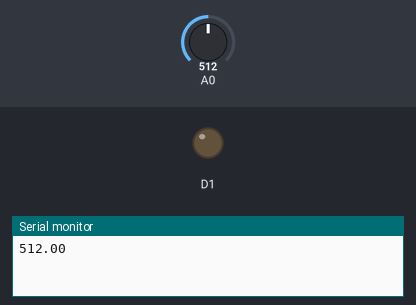
Simulated run of this sketch. Board: ESP8266 (NodeMCU). On the bench: output pins drawn as LEDs (lit = HIGH), the last lines printed to the serial monitor. Inputs (shaded band) come from the test bench; at power-on: A0 = 512. WiFi joins after 1.5 s; servers stay silent unless stated.

Above: at 0.1 s.
At 10.1 s:
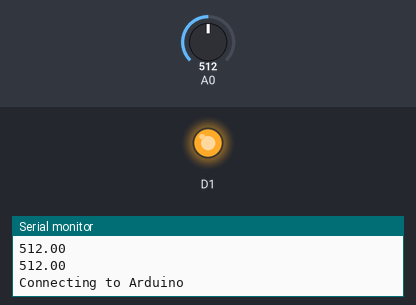
Timing chart, 0 to 23.4 s (numbered marks = the images above):
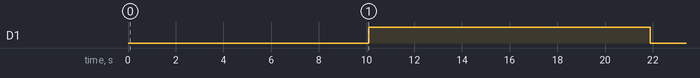

The sketch:

gmail.sender.ino
```cpp
#include <ESP8266WiFi.h>
#include "Gsender.h"
#include "timer.h"

#pragma region Globals
const char* ssid = "Arduino";                           // WIFI network name
const char* password = "@rdu1n0s";                       // WIFI network password
uint8_t connection_state = 0;                    // Connected to WIFI or not
uint16_t reconnect_interval = 10000;             // If not connected wait time to try again
#pragma endregion Globals

uint8_t WiFiConnect(const char* nSSID = nullptr, const char* nPassword = nullptr)
{
  static uint16_t attempt = 0;
  Serial.print("Connecting to ");
  if (nSSID) {
    WiFi.begin(nSSID, nPassword);
    Serial.println(nSSID);
  } else {
    WiFi.begin(ssid, password);
    Serial.println(ssid);
  }

  uint8_t i = 0;
  while (WiFi.status() != WL_CONNECTED && i++ < 50)
  {
    delay(200);
    Serial.print(".");
  }
  ++attempt;
  Serial.println("");
  if (i == 51) {
    Serial.print("Connection: TIMEOUT on attempt: ");
    Serial.println(attempt);
    if (attempt % 2 == 0)
      Serial.println("Check if access point available or SSID and Password\r\n");
    return false;
  }
  Serial.println("Connection: ESTABLISHED");
  Serial.print("Got IP address: ");
  Serial.println(WiFi.localIP());
  return true;
}

void Awaits()
{
  uint32_t ts = millis();
  while (!connection_state)
  {
    delay(50);
    if (millis() > (ts + reconnect_interval) && !connection_state) {
      connection_state = WiFiConnect();
      ts = millis();
    }
  }
}

void sender() {
  connection_state = WiFiConnect();
  if (!connection_state) // if not connected to WIFI
    Awaits();          // constantly trying to connect

  Gsender *gsender = Gsender::Instance();    // Getting pointer to class instance
  if (gsender->Subject(subject)->Send("marceloloch.newaa@gmail.com", assunto)) {
    Serial.println("Message send.");
  } else {
    Serial.print("Error sending message: ");
    Serial.println(gsender->getError());
  }

}
void setup()
{
  Serial.begin(115200);
  config_setup ();
}

void loop() {
  //verificacao no loop
  valor_AD = analogRead(A0);
  soma = soma + valor_AD;
  i++;

  if ( i == 100) {
    media = soma / i;
    Serial.println(media);
    i = 0;
    soma = 0;
  }else if (media > 50 && (state == 0 || state == 1)) {
     reset_timer1();
     state = 3;
  } else if (_timeout2 && (state == 0 || state == 2)) {
    state = 1;
    digitalWrite(D1, HIGH);
    assunto = "A rádio está fora do ár ou muda.";
    subject = "Radio - OFF";
    sender();
    _timeout1 = false;
  }else if (media > 50 && _timeout1 && (state == 0 || state == 3)) {
    state = 2;
    digitalWrite(D1, HIGH);
    subject = "Radio - ON";
    assunto = "A rádio está ativa";
    sender();
    _timeout2 = false;
  }

  if (i == 1 && media > 45) {
    reset_timer2();
    digitalWrite(D1, LOW);
    yield();
  }
}
```

Gsender.cpp
```cpp
#include "Gsender.h"
Gsender* Gsender::_instance = 0;
Gsender::Gsender(){}
Gsender* Gsender::Instance()
{
    if (_instance == 0)
        _instance = new Gsender;
    return _instance;
}

Gsender* Gsender::Subject(const char* subject)
{
  delete [] _subject;
  _subject = new char[strlen(subject)+1];
  strcpy(_subject, subject);
  return _instance;
}
Gsender* Gsender::Subject(const String &subject)
{
  return Subject(subject.c_str());
}

bool Gsender::AwaitSMTPResponse(WiFiClientSecure &client, const String &resp, uint16_t timeOut)
{
  uint32_t ts = millis();
  while (!client.available())
  {
    if(millis() > (ts + timeOut)) {
      _error = "SMTP Response TIMEOUT!";
      return false;
    }
  }
  _serverResponce = client.readStringUntil('\n');
#if defined(GS_SERIAL_LOG_1) || defined(GS_SERIAL_LOG_2)
  Serial.println(_serverResponce);
#endif
  if (resp && _serverResponce.indexOf(resp) == -1) return false;
  return true;
}

String Gsender::getLastResponce()
{
  return _serverResponce;
}

const char* Gsender::getError()
{
  return _error;
}

bool Gsender::Send(const String &to, const String &message)
{
  WiFiClientSecure client;
#if defined(GS_SERIAL_LOG_2)
  Serial.print("Connecting to :");
  Serial.println(SMTP_SERVER);
#endif
  if(!client.connect(SMTP_SERVER, SMTP_PORT)) {
    _error = "Could not connect to mail server";
    return false;
  }
  if(!AwaitSMTPResponse(client, "220")) {
    _error = "Connection Error";
    return false;
  }

#if defined(GS_SERIAL_LOG_2)
  Serial.println("HELO friend:");
#endif
  client.println("HELO friend");
  if(!AwaitSMTPResponse(client, "250")){
    _error = "identification error";
    return false;
  }

#if defined(GS_SERIAL_LOG_2)
  Serial.println("AUTH LOGIN:");
#endif
  client.println("AUTH LOGIN");
  AwaitSMTPResponse(client);

#if defined(GS_SERIAL_LOG_2)
  Serial.println("EMAILBASE64_LOGIN:");
#endif
  client.println(EMAILBASE64_LOGIN);
  AwaitSMTPResponse(client);

#if defined(GS_SERIAL_LOG_2)
  Serial.println("EMAILBASE64_PASSWORD:");
#endif
  client.println(EMAILBASE64_PASSWORD);
  if (!AwaitSMTPResponse(client, "235")) {
    _error = "SMTP AUTH error";
    return false;
  }

  String mailFrom = "MAIL FROM: <" + String(FROM) + '>';
#if defined(GS_SERIAL_LOG_2)
  Serial.println(mailFrom);
#endif
  client.println(mailFrom);
  AwaitSMTPResponse(client);

  String rcpt = "RCPT TO: <" + to + '>';
#if defined(GS_SERIAL_LOG_2)
  Serial.println(rcpt);
#endif
  client.println(rcpt);
  AwaitSMTPResponse(client);

#if defined(GS_SERIAL_LOG_2)
  Serial.println("DATA:");
#endif
  client.println("DATA");
  if(!AwaitSMTPResponse(client, "354")) {
    _error = "SMTP DATA error";
    return false;
  }

  client.println("From: <" + String(FROM) + '>');
  client.println("To: <" + to + '>');

  client.print("Subject: ");
  client.println(_subject);

  client.println("Mime-Version: 1.0");
  client.println("Content-Type: text/html; charset=\"UTF-8\"");
  client.println("Content-Transfer-Encoding: 7bit");
  client.println();
  String body = "<!DOCTYPE html><html lang=\"en\">" + message + "</html>";
  client.println(body);
  client.println(".");
  if (!AwaitSMTPResponse(client, "250")) {
    _error = "Sending message error";
    return false;
  }
  client.println("QUIT");
  if (!AwaitSMTPResponse(client, "221")) {
    _error = "SMTP QUIT error";
    return false;
  }
  return true;
}
```

Gsender.h
```cpp
/* Gsender class helps send e-mails from Gmail account
*  using Arduino core for ESP8266 WiFi chip
*  by Boris Shobat
*  September 29 2016
*/
#ifndef G_SENDER
#define G_SENDER
//#define GS_SERIAL_LOG_1         // Print to Serial only server responce
//#define GS_SERIAL_LOG_2       //  Print to Serial client commands and server responce
#include <WiFiClientSecure.h>

class Gsender
{
    protected:
        Gsender();
    private:
        const int SMTP_PORT = 465;
        const char* SMTP_SERVER = "smtp.gmail.com";
        const char* EMAILBASE64_LOGIN = "c210cC5yYWRpb3NlbmRlckBnbWFpbC5jb20=";
        const char* EMAILBASE64_PASSWORD = "U210cDIwMTk=";
        const char* FROM = "smtp.radiosender@gmail.com";
        const char* _error = nullptr;
        char* _subject = nullptr;
        String _serverResponce;
        static Gsender* _instance;
        bool AwaitSMTPResponse(WiFiClientSecure &client, const String &resp = "", uint16_t timeOut = 10000);

    public:
        static Gsender* Instance();
        Gsender* Subject(const char* subject);
        Gsender* Subject(const String &subject);
        bool Send(const String &to, const String &message);
        String getLastResponce();
        const char* getError();
};
#endif // G_SENDER
```

timer.h
```cpp
extern "C"{
#include "user_interface.h"
}

os_timer_t mTimer1;
os_timer_t mTimer2;

bool       _timeout1 = false;
bool       _timeout2 = false;
int X = 10000;
int valor_AD = 0;
int soma = 0;
int i = 0;
double media = 0;
String subject = " ";
String assunto = " ";
int state = 0;

void tCallback1(void *tCall){
    _timeout1 = true;
}
void tCallback2(void *tCall){
    _timeout2 = true;
}


void usrInit(void){
    os_timer_setfn(&mTimer1, tCallback1, NULL);
    os_timer_setfn(&mTimer2, tCallback2, NULL);
    os_timer_arm(&mTimer1, X , true);
    os_timer_arm(&mTimer2, X , true);
}

void reset_timer1 (void) {
  os_timer_arm(&mTimer1, X , true);
}
void reset_timer2 (void) {
  os_timer_arm(&mTimer2, X , true);
}

void config_setup (){
  pinMode(D1, OUTPUT);
  pinMode(A0, INPUT);
  Serial.println();
  //iniciar a interrupcao
  usrInit();

}
```

Measured:
- by itself, D1: LOW → HIGH at 10.1 s, → LOW 11.8 s later
